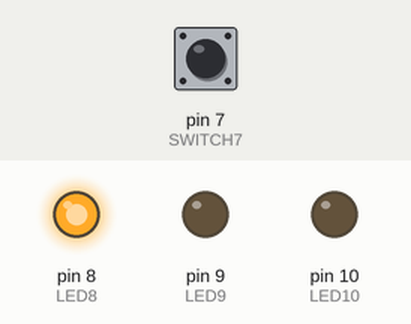
A program run on a simulated Arduino Uno, built with avr-gcc and run on an emulated ATmega328P. Parts: output pins drawn as LEDs (lit = HIGH). The inputs (shaded band) are chosen by the test bench; at power-on: pin 7 (SWITCH7) HIGH.

Above: at 1.8 s.
1.9 s: pin 7 (SWITCH7) pulled LOW for 3.2 s
At 3.5 s:
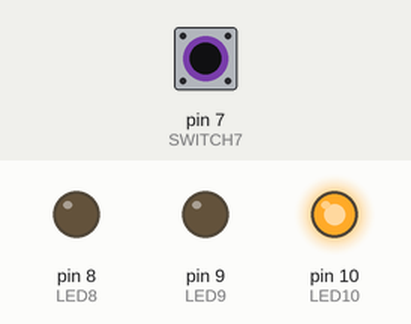
6.6 s: pin 7 (SWITCH7) pulled LOW for 0.15 s
At 7.5 s:
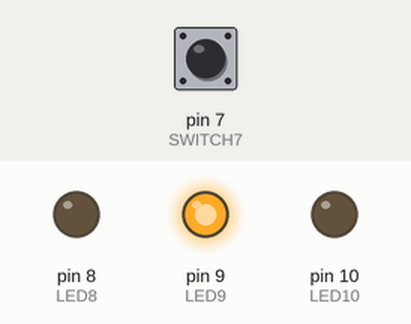
8.2 s: pin 7 (SWITCH7) pulled LOW for 1 s
At 8.8 s:
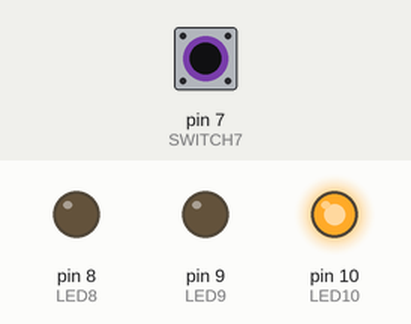
Timing chart, 0 to 11.2 s (numbered marks = the images above; inputs shaded):
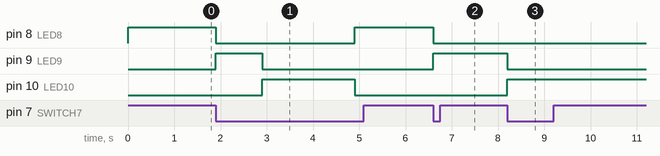

The program:

main.cpp
```cpp
#include <Arduino.h>
#define LED8 8
#define LED9 9
#define LED10 10
#define SWITCH7 7

void setup() {
  pinMode(LED8, OUTPUT);
  pinMode(LED9, OUTPUT);
  pinMode(LED10, OUTPUT);
  pinMode(SWITCH7, INPUT_PULLUP);
}

void loop() {
  digitalWrite(LED8, HIGH);
  digitalWrite(LED9, LOW);
  digitalWrite(LED10, LOW);
  delay(1000);
  while(digitalRead(SWITCH7) == HIGH) {}

  digitalWrite(LED8, LOW);
  digitalWrite(LED9, HIGH);
  digitalWrite(LED10, LOW);
  delay(1000);
  while(digitalRead(SWITCH7) == HIGH) {}

  digitalWrite(LED8, LOW);
  digitalWrite(LED9, LOW);
  digitalWrite(LED10, HIGH);
  delay(1000);
  while(digitalRead(SWITCH7) == HIGH) {}

  delay(1000);
}
```

Measured:
- after the input at 1.9 s, pin 8 (LED8): HIGH → LOW at once, → HIGH 3.0 s later; pin 9 (LED9): LOW → HIGH at once, → LOW 1.0 s later; pin 10 (LED10): LOW → HIGH after 1.0 s, → LOW 2.0 s later
- after the input at 6.6 s, pin 8 (LED8): HIGH → LOW at once; pin 9 (LED9): LOW → HIGH at once
- after the input at 8.2 s, pin 9 (LED9): HIGH → LOW at once; pin 10 (LED10): LOW → HIGH at once
